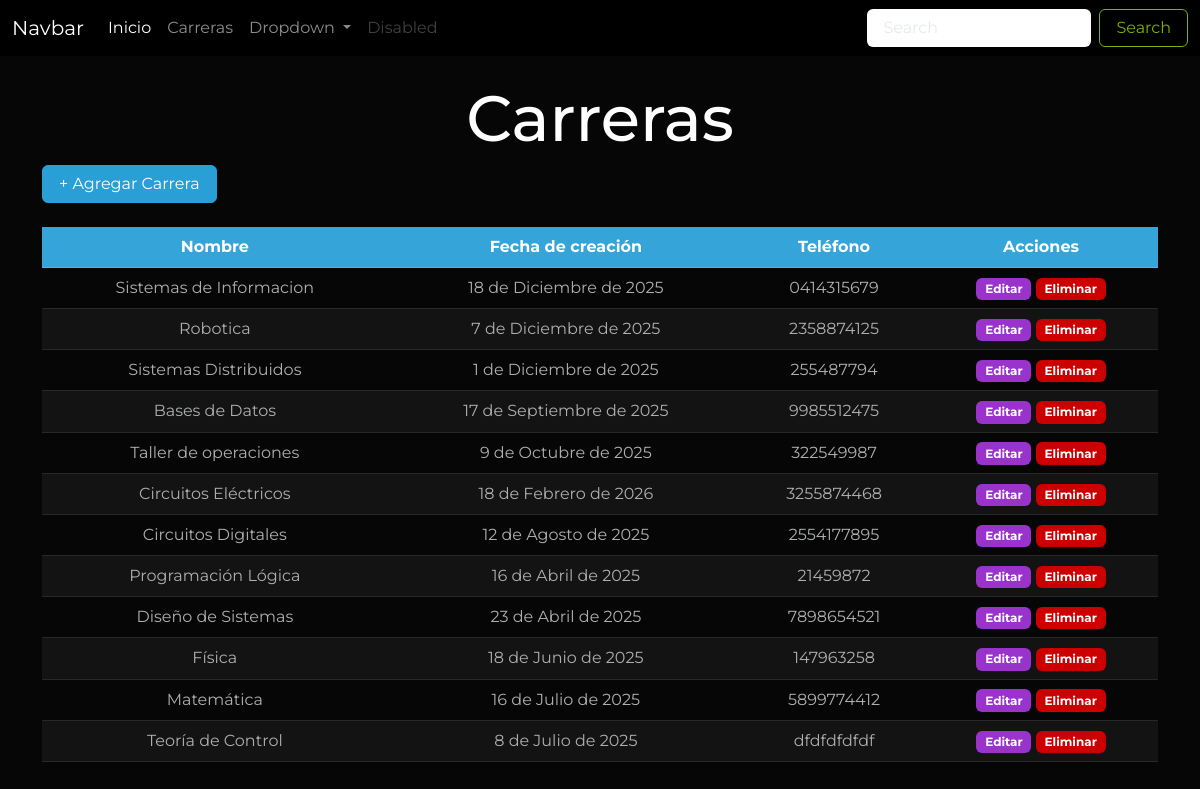
Before: /carreras/ with the older database file.
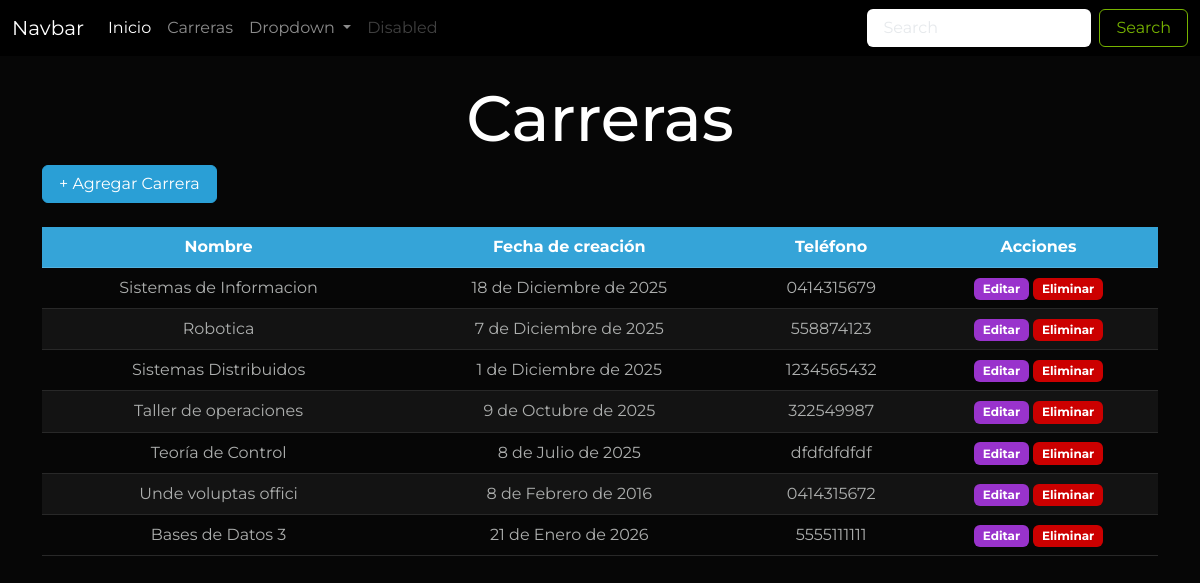
After: the same page with the newer database file.
### Aplicaciones/Educacion/models.py (models this page shows, shortened)
class Carrera(models.Model):
    id_car=models.AutoField(primary_key=True)
    nombre_car=models.CharField(max_length=50)
    fecha_creacion_car=models.DateField()
    telefono_car=models.CharField(max_length=10)

### Aplicaciones/Educacion/views.py (the view)
# urls.py: path('carreras/', views.carreras, name="carreras"),
def carreras(request):
    carrerasDbb = Carrera.objects.all()
    return render(request, 'carreras.html', {
        "carreras" : carrerasDbb
    })

### Aplicaciones/Educacion/templates/carreras.html (shortened to what this page needs)
{% extends 'plantilla.html' %} {% load static %}
{% block contenido %}
<div class="container">
    <h1 class="text-center mt-4">Carreras</h1>
    <button type="button" class="btn btn-primary mb-4" data-bs-toggle="modal" data-bs-target="#exampleModal">
    + Agregar Carrera
    </button>
    {% if carreras %}
    <div class="table-responsive">
        <table class="table table-hover table-striped text-center" id="tabla">
            <thead class="table-primary">
                <tr>
                    <th>Nombre</th>
                    <th>Fecha de creación</th>
                    <th>Teléfono</th>
                    <th>Acciones</th>
                </tr>
            </thead>
            <tbody>
                {% for carrera in carreras %}
                    <tr>
                        <td>{{carrera.nombre_car}}</td>
                        <td>{{carrera.fecha_creacion_car}}</td>
                        <td>{{carrera.telefono_car}}</td>
                        <td>
                            <a href="{% url 'editar_carrera' carrera.id_car %}" class="btn badge bg-info">Editar</a>
                            <a href="javascript:void(0)"
                            onclick="eliminarFila('/eliminar_carrera/{{carrera.id_car}}', 'Carrera')"
                            class="btn badge bg-danger"
                            >Eliminar</a>
                        </td>
                    </tr>
                {% endfor %}
            </tbody>
        </table>
    </div>
    {% else %}
    <div class="alert alert-warning nt-4 text-center">
        No hay Carreras Registradas en la Base de Datos
    </div>
    {% endif %}
</div>
{% endblock contenido %}

### Aplicaciones/Educacion/templates/plantilla.html (shortened to what this page needs)
{% load static %}
<!DOCTYPE html>
<html lang="es">
<head>
    <link rel="stylesheet" href="{% static 'css/styles.css' %}">
    <link rel="stylesheet" href="{% static 'library/bootstrap/bootstrap.css' %}">
    <link rel="stylesheet" href="{% static 'library/bootstrap/bootstrap_bootswatch.min.css' %}">
    <link rel="stylesheet" href="{% static 'library/izitoast/iziToast.min.css' %}">
    <link rel="stylesheet" href="{% static 'library/datatables/jquery.dataTables.min.css' %}">
<body>
    <nav class="navbar navbar-expand-lg bg-black" data-bs-theme="dark">
  <div class="container-fluid">
    <a class="navbar-brand" href="#">Navbar</a>
    <div class="collapse navbar-collapse" id="navbarSupportedContent">
      <ul class="navbar-nav me-auto mb-2 mb-lg-0">
        <li class="nav-item">
          <a class="nav-link active" aria-current="page" href="/">Inicio</a>
        </li>
        <li class="nav-item">
          <a class="nav-link" href="{% url 'carreras' %}">Carreras</a>
        </li>
        <li class="nav-item dropdown">
          <a class="nav-link dropdown-toggle" href="#" role="button" data-bs-toggle="dropdown" aria-expanded="false">
            Dropdown
          </a>
        </li>
        <li class="nav-item">
          <a class="nav-link disabled" aria-disabled="true">Disabled</a>
        </li>
      </ul>
      <form class="d-flex" role="search">
        <input class="form-control me-2" type="search" placeholder="Search" aria-label="Search"/>
        <button class="btn btn-outline-success" type="submit">Search</button>
      </form>
    </div>
  </div>
</nav>
    <main>{% block contenido %}{% endblock contenido %}</main>
</body>
</html>

### Universidad/static/css/styles.css (style rules this page uses)
body { font-family: "Montserrat", sans-serif !important; font-optical-sizing: auto; font-style: normal; }

Changed rows visible on the page:
removed Carrera: nombre_car "Bases de Datos", fecha_creacion_car "17 de Septiembre de 2025", telefono_car "9985512475"
removed Carrera: nombre_car "Circuitos Eléctricos", fecha_creacion_car "18 de Febrero de 2026", telefono_car "3255874468"
removed Carrera: nombre_car "Circuitos Digitales", fecha_creacion_car "12 de Agosto de 2025", telefono_car "2554177895"
removed Carrera: nombre_car "Programación Lógica", fecha_creacion_car "16 de Abril de 2025", telefono_car "21459872"
removed Carrera: nombre_car "Diseño de Sistemas", fecha_creacion_car "23 de Abril de 2025", telefono_car "7898654521"
removed Carrera: nombre_car "Física", fecha_creacion_car "18 de Junio de 2025", telefono_car "147963258"
removed Carrera: nombre_car "Matemática", fecha_creacion_car "16 de Julio de 2025", telefono_car "5899774412"
changed Carrera "Robotica": telefono_car "2358874125" → "558874123"
changed Carrera "Sistemas Distribuidos": telefono_car "255487794" → "1234565432"
added Carrera: nombre_car "Unde voluptas offici", fecha_creacion_car "8 de Febrero de 2016", telefono_car "0414315672"
added Carrera: nombre_car "Bases de Datos 3", fecha_creacion_car "21 de Enero de 2026", telefono_car "5555111111"
